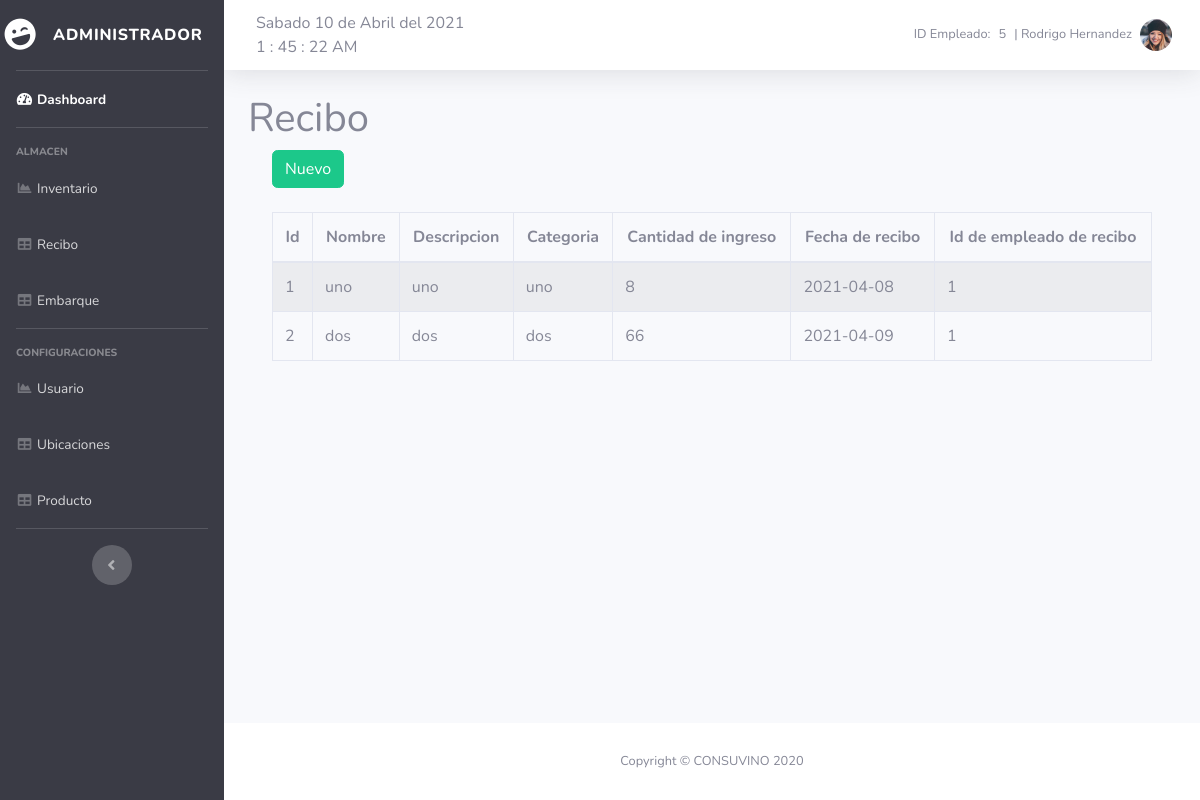
/recibo.php (signed in), run on an earlier commit of the app's database.
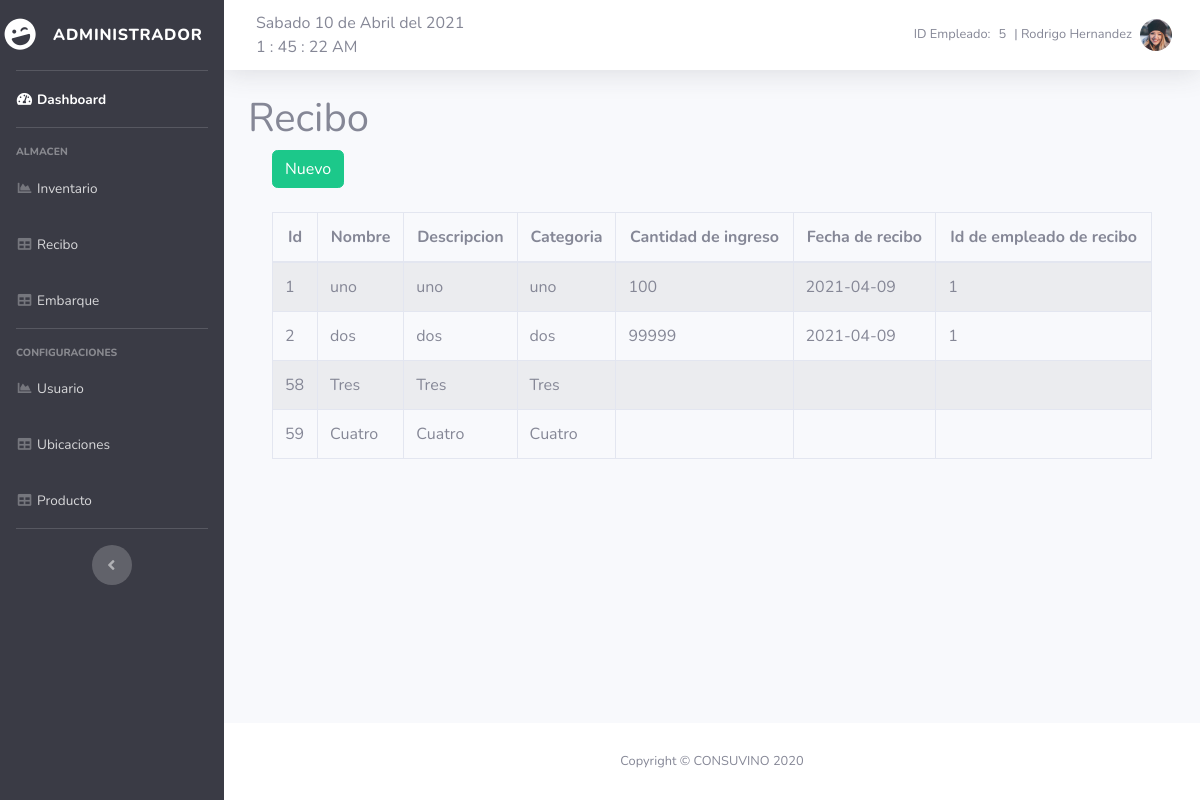
And on a later commit of the database.
### tables this page shows
CREATE TABLE `producto` (
                            `id` int(11) NOT NULL,
                            `nombre` varchar(50) NOT NULL,
                            `descripcion` varchar(100) NOT NULL,
                            `categoria` varchar(50) NOT NULL,
                            `existencia` int(11) DEFAULT 0,
                            `fechaEntrada` date DEFAULT NULL,
                            `cantidadEntrada` int(11) DEFAULT NULL,
                            `fechaSalida` varchar(50) DEFAULT NULL,
                            `cantidadSalida` int(11) DEFAULT NULL,
                            `IdEmpRecibo` int(11) DEFAULT NULL,
                            `IdEmpSurte` int(11) DEFAULT NULL
);

### recibo.php (the view, shortened to what this page needs)
<?php require_once "vistas/parte_superior.php"?>
    <div class="container">
        <h1>Recibo</h1>
        <?php
        $pdo = new Conexion();
        $query2 =$pdo->prepare("SELECT * FROM producto");
        $query2->execute();
        $data=$query2->fetchAll(PDO::FETCH_ASSOC);
        ?>
        <div class="container">
            <div class="row">
                <div class="col-lg-12">
                    <button id="btnNuevoR" type="button" class="btn btn-success" data-toggle="modal">Nuevo</button>
                </div>
            </div>
        </div>
        <br>
        <div class="container">
            <div class="row">
                <div class="col-lg-12">
                    <div class="table-responsive">
                        <table id="tablaRecibo" class="table table-striped table-bordered table-condensed" style="width:100%">
                            <thead class="text-center">
                            <tr>
                                <th>Id</th>
                                <th>Nombre</th>
                                <th>Descripcion</th>
                                <th>Categoria</th>
                                <th>Cantidad de ingreso</th>
                                <th>Fecha de recibo</th>
                                <th>Id de empleado de recibo</th>
                            </tr>
                            </thead>
                            <tbody>
                            <?php
                            foreach($data as $dat) {
                                ?>
                                <tr>
                                    <td><?php echo $dat['id'] ?></td>
                                    <td><?php echo $dat['nombre'] ?></td>
                                    <td><?php echo $dat['descripcion'] ?></td>
                                    <td><?php echo $dat['categoria'] ?></td>
                                    <td><?php echo $dat['cantidadEntrada'] ?></td>
                                    <td><?php echo $dat['fechaEntrada'] ?></td>
                                    <td><?php echo $dat['IdEmpRecibo'] ?></td>
                                </tr>
                                <?php
                            }
                            ?>
                            </tbody>
                        </table>
                    </div>
                </div>
            </div>
        </div>
    </div>
<?php require_once "vistas/parte_inferior.php"?>

What changed in the data, as far as the page shows it:
changed producto "uno": cantidadEntrada "8" → "100"; fechaEntrada "2021-04-08" → "2021-04-09"
changed producto "dos": cantidadEntrada "66" → "99999"
added producto: id "58", nombre "Tres", descripcion "Tres", categoria "Tres"
added producto: id "59", nombre "Cuatro", descripcion "Cuatro", categoria "Cuatro"
